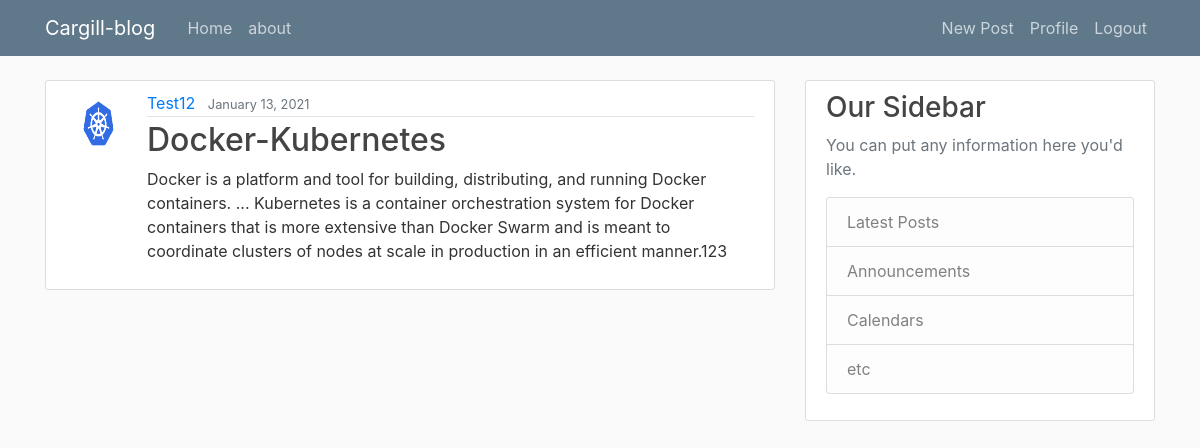
The app's page /post/1/ (signed in) with its own data.
### Cargill_blog/models.py (models this page shows, shortened)
class Post(models.Model):
    title = models.CharField(max_length=100)
    content = models.TextField()
    date_posted = models.DateTimeField(default=timezone.now)
    author = models.ForeignKey(User, on_delete=models.CASCADE)

### users/models.py (models this page shows, shortened)
class Profile(models.Model):
    user = models.OneToOneField(User, on_delete=models.CASCADE)
    image = models.ImageField(default='default.jpg', upload_to='profile_pics')

### Cargill_blog/views.py (the view)
# urls.py: path('post/<int:pk>/', PostDetailView.as_view(), name='post-detail'),
class PostDetailView(DetailView):
    model = Post

### Cargill_blog/templates/Cargill_blog/post_detail.html (shortened to what this page needs)
{% extends "Cargill_blog/base.html" %}
{% block content %}
  <article class="media content-section">
    <img class="rounded-circle article-img" src="{{ object.author.profile.image.url }}">
    <div class="media-body">
      <div class="article-metadata">
        <a class="mr-2" href="#">{{ object.author }}</a>
        <small class="text-muted">{{ object.date_posted|date:"F d, Y" }}</small>
      </div>
      <h2 class="article-title">{{ object.title }}</h2>
      <p class="article-content">{{ object.content }}</p>
    </div>
  </article>
{% endblock content %}

### Cargill_blog/static/Cargill_blog/main.css (style rules this page uses)
body { background: #fafafa; color: #333333; margin-top: 5rem; }
h1, h2, h3, h4, h5, h6 { color: #444444; }
.content-section { background: #ffffff; padding: 10px 20px; border: 1px solid #dddddd; border-radius: 3px; margin-bottom: 20px; }
.article-title { color: #444444; }
.article-content { white-space: pre-line; }
.article-img { height: 65px; width: 65px; margin-right: 16px; }
.article-metadata { padding-bottom: 1px; margin-bottom: 4px; border-bottom: 1px solid #e3e3e3 }

### records on screen
Post: author.profile.image (picture), author "Test12", date_posted "January 13, 2021", title "Docker-Kubernetes", content "Docker is a platform and tool for building, distributing, and running Docker containers. ... Kubernetes is a container orchestration system for Docker containers that is more extensive than Docker Swarm and is meant to coordinate clusters of nodes at scale in production in an efficient manner.123"
